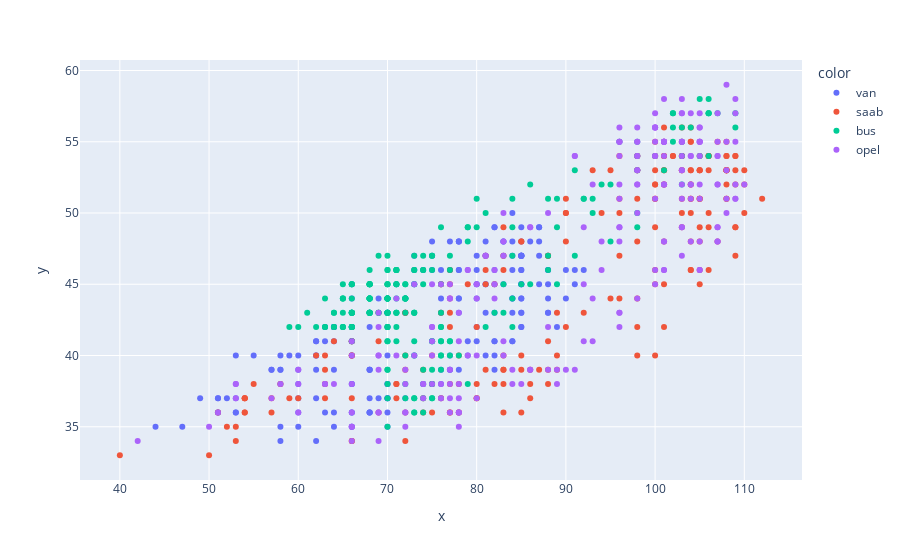

Write notebook code for a chart like this one.
### Code cell
px.scatter(x=data.iloc[:,2],y=data.iloc[:,1], color=data['class'])

### Figure 1 — Plotly figure (JSON) as saved in the notebook; plotly's stock layout.template omitted (floating-point values rounded to 4 significant figures; data arrays with more than 128 entries replaced by an {"elided": "..."} marker saying what was removed)
{"data": [{"hovertemplate": "color=van<br>x=%{x}<br>y=%{y}<extra></extra>", "legendgroup": "van", "marker": {"color": "#636efa", "symbol": "circle"}, "mode": "markers", "name": "van", "orientation": "v", "showlegend": true, "type": "scatter", "x": {"elided": "199 int values"}, "xaxis": "x", "y": {"elided": "199 int values"}, "yaxis": "y"}, {"hovertemplate": "color=saab<br>x=%{x}<br>y=%{y}<extra></extra>", "legendgroup": "saab", "marker": {"color": "#EF553B", "symbol": "circle"}, "mode": "markers", "name": "saab", "orientation": "v", "showlegend": true, "type": "scatter", "x": {"elided": "217 int values"}, "xaxis": "x", "y": {"elided": "217 int values"}, "yaxis": "y"}, {"hovertemplate": "color=bus<br>x=%{x}<br>y=%{y}<extra></extra>", "legendgroup": "bus", "marker": {"color": "#00cc96", "symbol": "circle"}, "mode": "markers", "name": "bus", "orientation": "v", "showlegend": true, "type": "scatter", "x": {"elided": "218 int values"}, "xaxis": "x", "y": {"elided": "218 int values"}, "yaxis": "y"}, {"hovertemplate": "color=opel<br>x=%{x}<br>y=%{y}<extra></extra>", "legendgroup": "opel", "marker": {"color": "#ab63fa", "symbol": "circle"}, "mode": "markers", "name": "opel", "orientation": "v", "showlegend": true, "type": "scatter", "x": {"elided": "212 int values"}, "xaxis": "x", "y": {"elided": "212 int values"}, "yaxis": "y"}], "layout": {"legend": {"title": {"text": "color"}, "tracegroupgap": 0}, "margin": {"t": 60}, "xaxis": {"anchor": "y", "domain": [0, 1], "title": {"text": "x"}}, "yaxis": {"anchor": "x", "domain": [0, 1], "title": {"text": "y"}}}}
